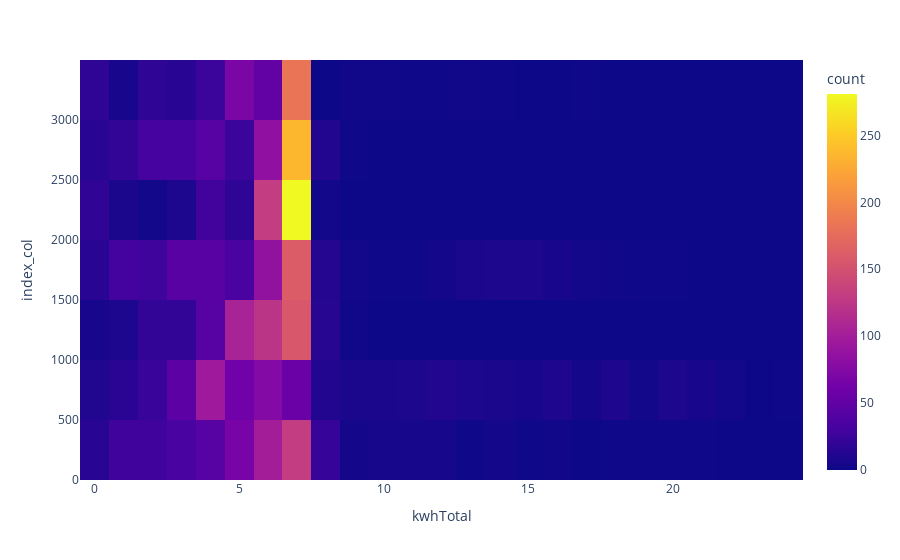

Notebook cell for this chart:
### Code cell
fig4 = px.density_heatmap(
data_frame=df, y="index_col", x="kwhTotal"
    )
fig4

### Figure 1 — Plotly figure (JSON) as saved in the notebook; plotly's stock layout.template omitted (floating-point values rounded to 4 significant figures; data arrays with more than 128 entries replaced by an {"elided": "..."} marker saying what was removed)
{"data": [{"coloraxis": "coloraxis", "hovertemplate": "kwhTotal=%{x}<br>index_col=%{y}<br>count=%{z}<extra></extra>", "name": "", "type": "histogram2d", "x": {"elided": "3394 float values"}, "xaxis": "x", "xbingroup": "x", "y": {"elided": "3394 int values"}, "yaxis": "y", "ybingroup": "y"}], "layout": {"coloraxis": {"colorbar": {"title": {"text": "count"}}, "colorscale": [[0, "#0d0887"], [0.1111, "#46039f"], [0.2222, "#7201a8"], [0.3333, "#9c179e"], [0.4444, "#bd3786"], [0.5556, "#d8576b"], [0.6667, "#ed7953"], [0.7778, "#fb9f3a"], [0.8889, "#fdca26"], [1, "#f0f921"]]}, "legend": {"tracegroupgap": 0}, "margin": {"t": 60}, "xaxis": {"anchor": "y", "domain": [0, 1], "title": {"text": "kwhTotal"}}, "yaxis": {"anchor": "x", "domain": [0, 1], "title": {"text": "index_col"}}}}
